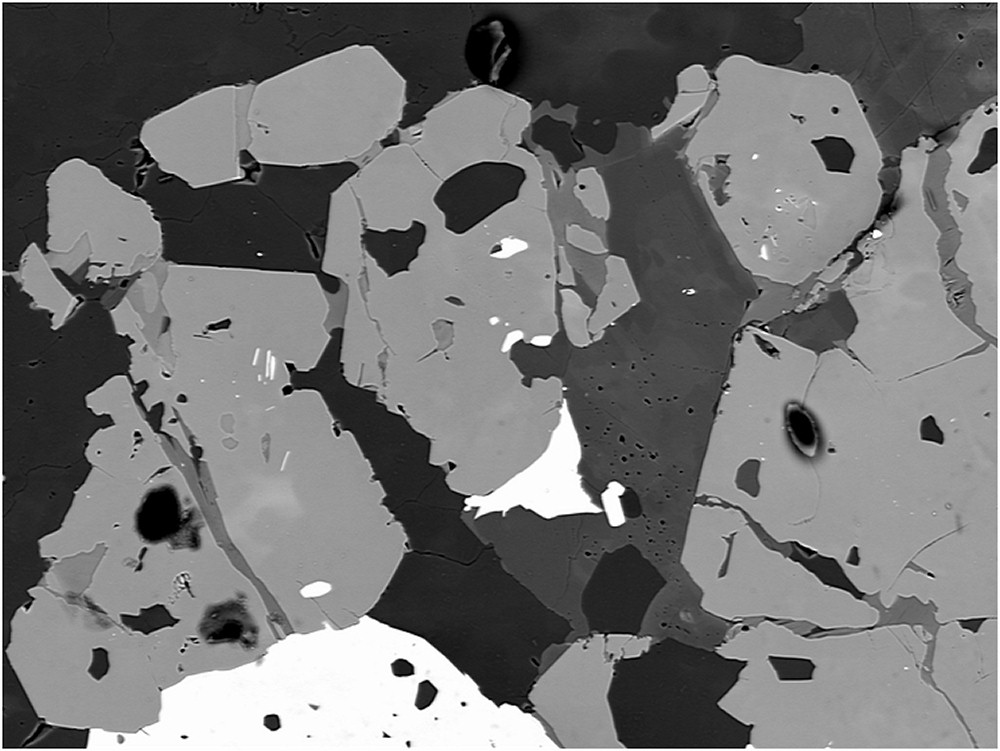
#> input picture CorossionDetection_Computer_Vision/mtb_images/corossion_image_sample/BSE_Image.jpg, 1000 x 751 px, found by its file name
$ python image_segmentation_mtb.py   (older library calls are emulated)
#> lines starting #> are read from the running program, lines starting #| are printed output that depends on the picture
#!/usr/bin/env python


import numpy as np
import cv2
import pandas as pd

img = cv2.imread('BSE_Image.jpg')
#> img is the input picture: shape (751, 1000, 3); min 0, max 255, mean 115.2
img = cv2.cvtColor(img, cv2.COLOR_BGR2GRAY)
#> img: shape (751, 1000)
cv2.imshow('Original Img.', img)
# Here, if you have multichannel image then extract the right channel instead of converting the image to grey.
# For example, if DAPI contains nuclei information, extract the DAPI channel image first.

# Multiple images can be used for training. For that, you need to concatenate the data

# Save original image pixels into a data frame. This is our Feature #1.
img2 = img.reshape(-1)
df = pd.DataFrame()
df['Original Image'] = img2

# Generate Gabor features
num = 1  # To count numbers up in order to give Gabor features a lable in the data frame
kernels = []
for theta in range(2):  # Define number of thetas
    theta = theta / 4. * np.pi
    for sigma in (1, 3):  # Sigma with 1 and 3
        for lamda in np.arange(0, np.pi, np.pi / 4):  # Range of wavelengths
            for gamma in (0.05, 0.5):  # Gamma values of 0.05 and 0.5

                gabor_label = 'Gabor' + str(num)  # Label Gabor columns as Gabor1, Gabor2, etc.
                #                print(gabor_label)
                ksize = 9
                kernel = cv2.getGaborKernel((ksize, ksize), sigma, theta, lamda, gamma, 0, ktype=cv2.CV_32F)
                kernels.append(kernel)
                # Now filter the image and add values to a new column
                fimg = cv2.filter2D(img2, cv2.CV_8UC3, kernel)
                filtered_img = fimg.reshape(-1)
                df[gabor_label] = filtered_img  # Labels columns as Gabor1, Gabor2, etc.
                print(gabor_label, ': theta=', theta, ': sigma=', sigma, ': lamda=', lamda, ': gamma=', gamma)
                num += 1  # Increment for gabor column label
#> after the loop, kernels = 32 items; num = 33

########################################
# Gerate OTHER FEATURES and add them to the data frame

# CANNY EDGE
edges = cv2.Canny(img, 100, 200)  # Image, min and max values
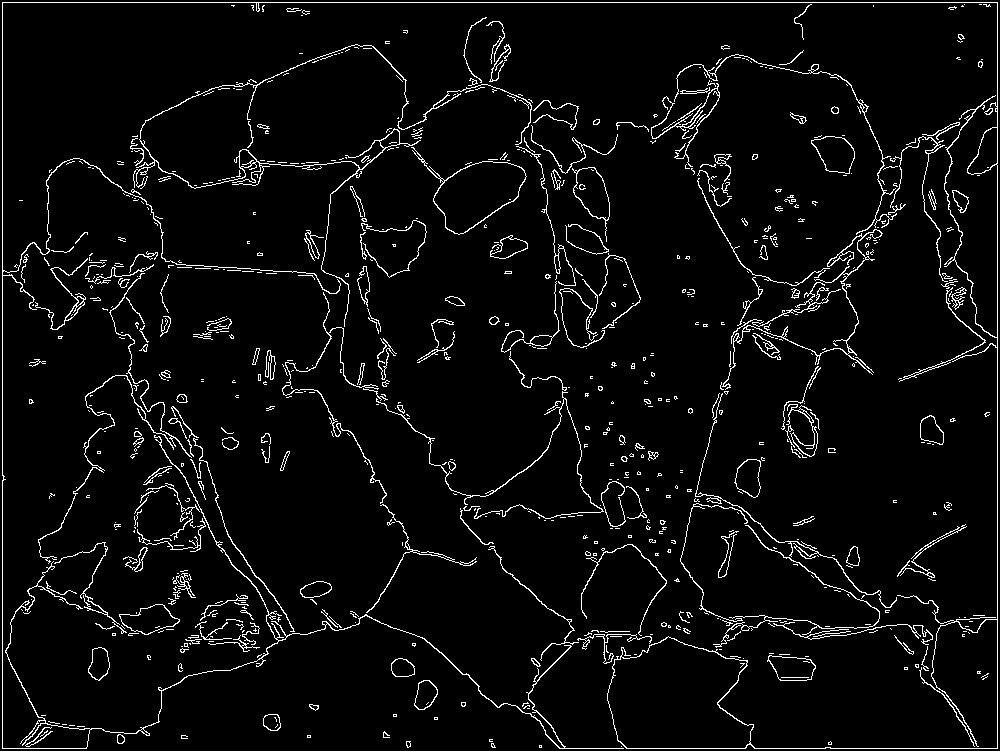
#> edges: shape (751, 1000); 4.5% white in thin lines or dots
edges1 = edges.reshape(-1)
df['Canny Edge'] = edges1  # Add column to original dataframe
from skimage.filters import gabor
from skimage.filters import roberts, sobel, scharr, prewitt

# ROBERTS EDGE
edge_roberts = roberts(img)
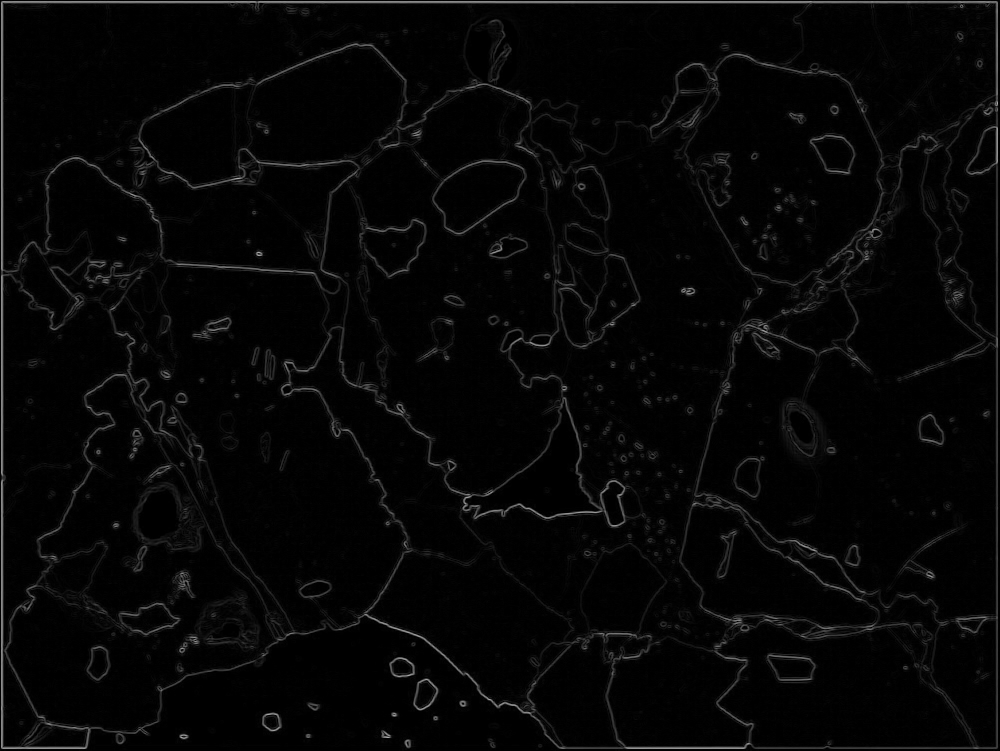
#> edge_roberts: shape (751, 1000) float64; min 0, max 0.682, mean 0.0264
edge_roberts1 = edge_roberts.reshape(-1)
df['Roberts'] = edge_roberts1

# SOBEL
edge_sobel = sobel(img)
edge_sobel1 = edge_sobel.reshape(-1)
df['Sobel'] = edge_sobel1

# SCHARR
edge_scharr = scharr(img)
edge_scharr1 = edge_scharr.reshape(-1)
df['Scharr'] = edge_scharr1

# PREWITT
edge_prewitt = prewitt(img)
edge_prewitt1 = edge_prewitt.reshape(-1)
df['Prewitt'] = edge_prewitt1

# GAUSSIAN with sigma=3
from scipy import ndimage as nd

gaussian_img = nd.gaussian_filter(img, sigma=3)
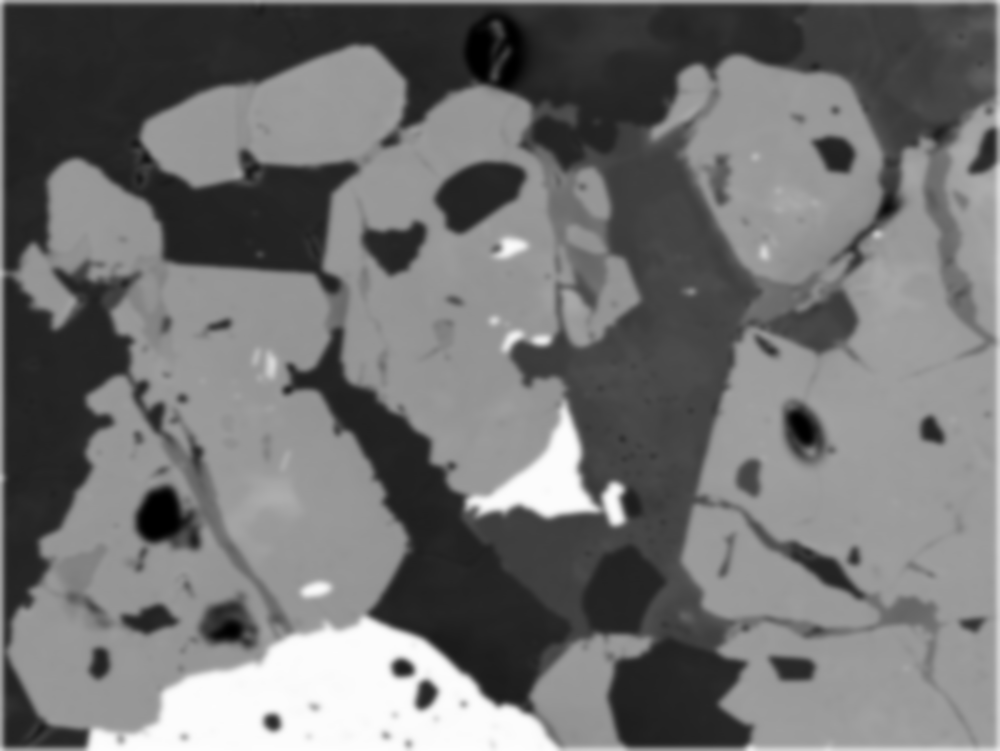
#> gaussian_img: shape (751, 1000); min 0, max 253, mean 114.2
gaussian_img1 = gaussian_img.reshape(-1)
df['Gaussian s3'] = gaussian_img1

# GAUSSIAN with sigma=7
gaussian_img2 = nd.gaussian_filter(img, sigma=7)
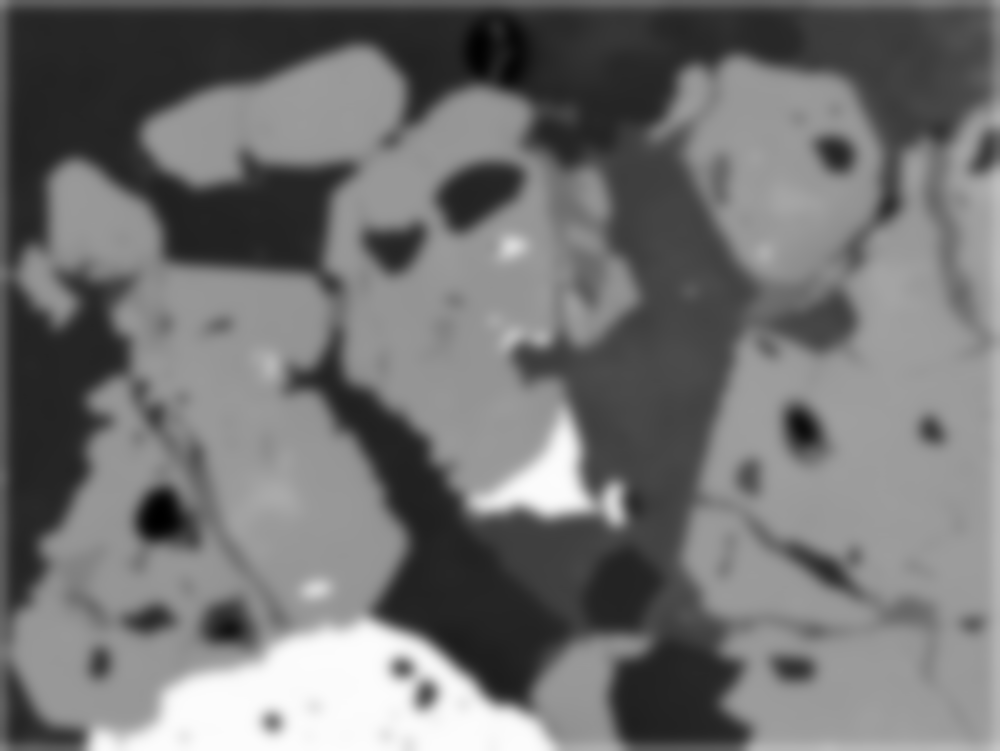
#> gaussian_img2: shape (751, 1000); min 0, max 252, mean 114.2
gaussian_img3 = gaussian_img2.reshape(-1)
df['Gaussian s7'] = gaussian_img3

# MEDIAN with sigma=3
median_img = nd.median_filter(img, size=3)
median_img1 = median_img.reshape(-1)
df['Median s3'] = median_img1

# VARIANCE with size=3
variance_img = nd.generic_filter(img, np.var, size=3)
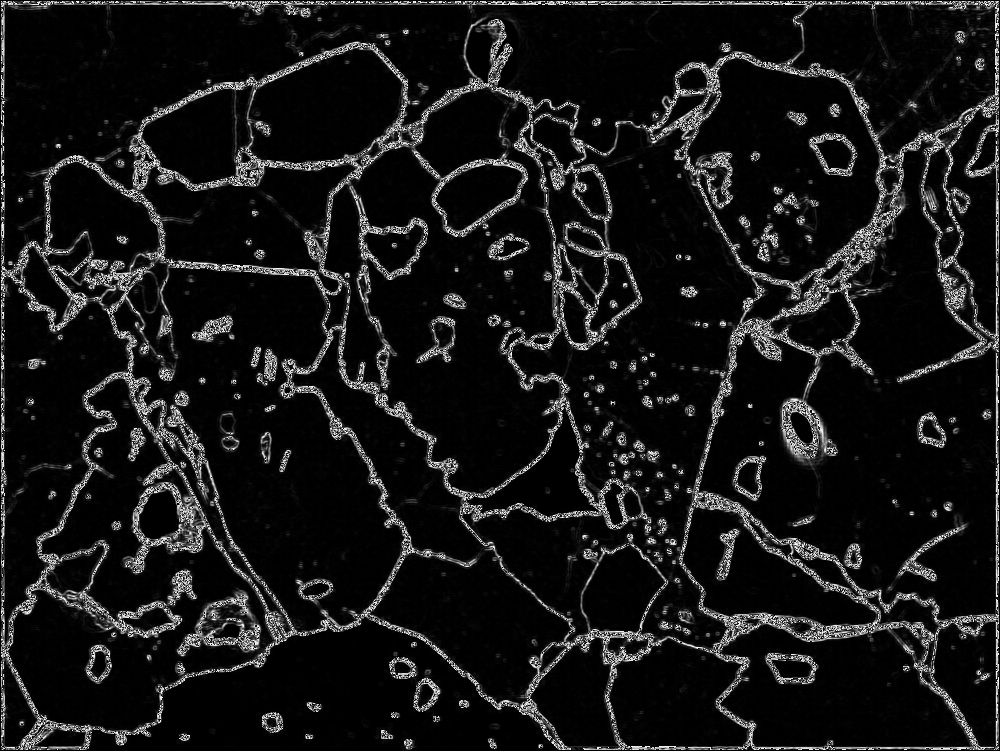
#> variance_img: shape (751, 1000); min 0, max 255, mean 23
variance_img1 = variance_img.reshape(-1)
df['Variance s3'] = variance_img1  # Add column to original dataframe

######################################

# Now, add a column in the data frame for the Labels
# For this, we need to import the labeled image
labeled_img = cv2.imread('images/Train_masks/Sandstone_Versa0000.tif')
# Remember that you can load an image with partial labels
# But, drop the rows with unlabeled data

#> (the run stopped early here; a loop or call above may not have finished)

$ run again, with CorossionDetection_Computer_Vision/mtb_images/corossion_image_sample/1.jpg copied over CorossionDetection_Computer_Vision/mtb_images/corossion_image_sample/BSE_Image.jpg
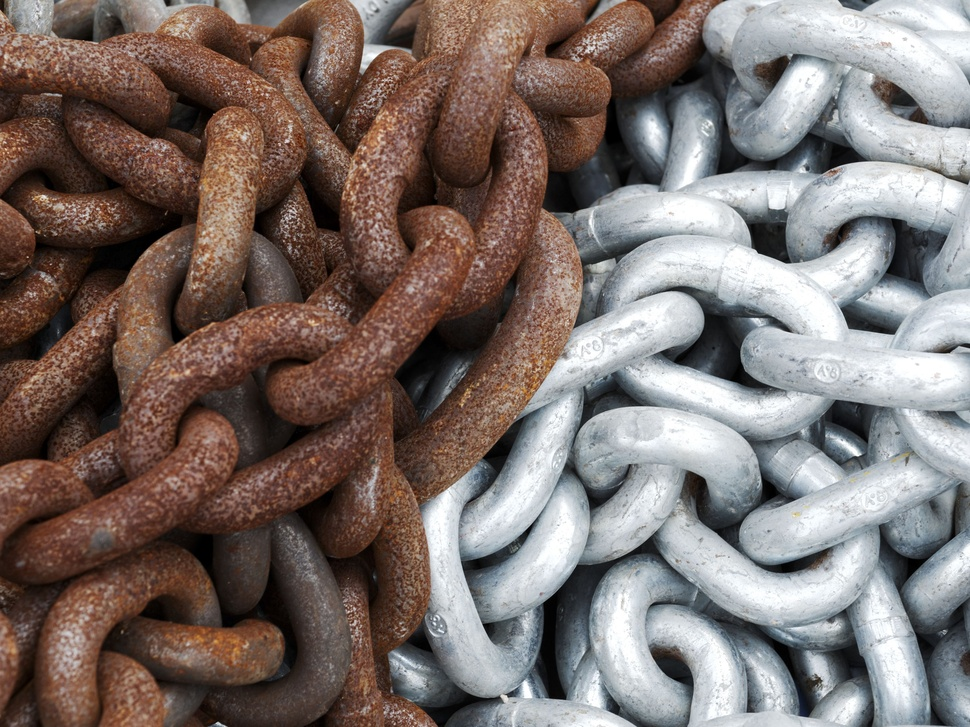
#> input picture CorossionDetection_Computer_Vision/mtb_images/corossion_image_sample/1.jpg, 970 x 727 px, shrunk from 3436 x 2577 before the run, found by its file name
#> img is the input picture: shape (727, 970, 3); mean B, G, R 107.2, 111.6, 123.8
#> img: shape (727, 970)
#> after the loop `for theta in range(2):`: kernels = 32 items; num = 33
#> `edges = cv2.Canny(img, 100, 200)`:
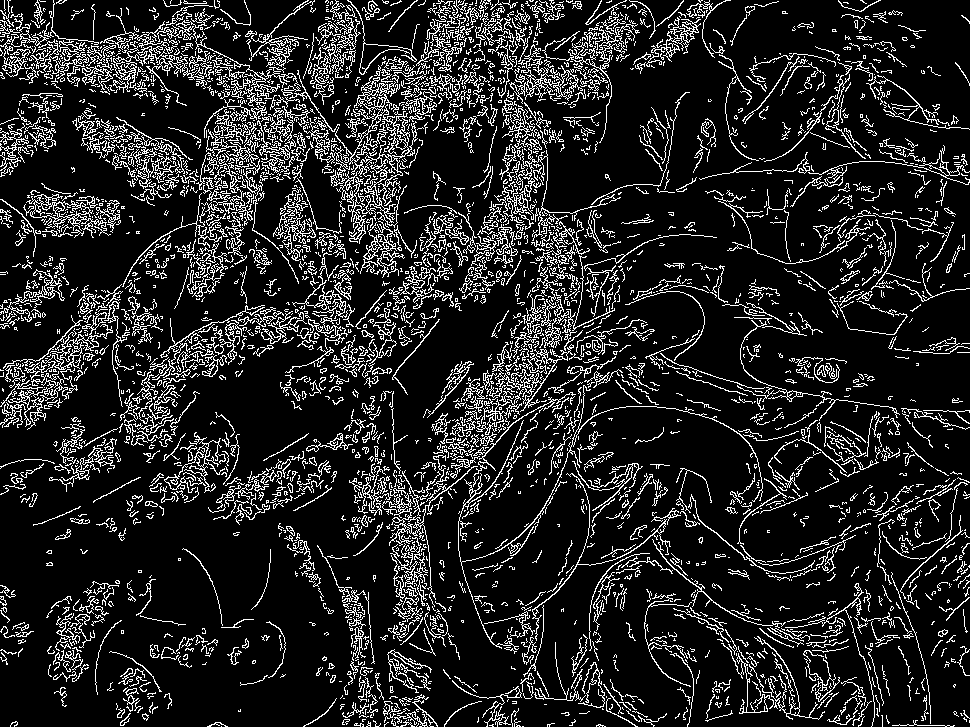
#> edges: shape (727, 970); 14.2% white in thin lines or dots
#> `variance_img = nd.generic_filter(img, np.var, size=3)`:
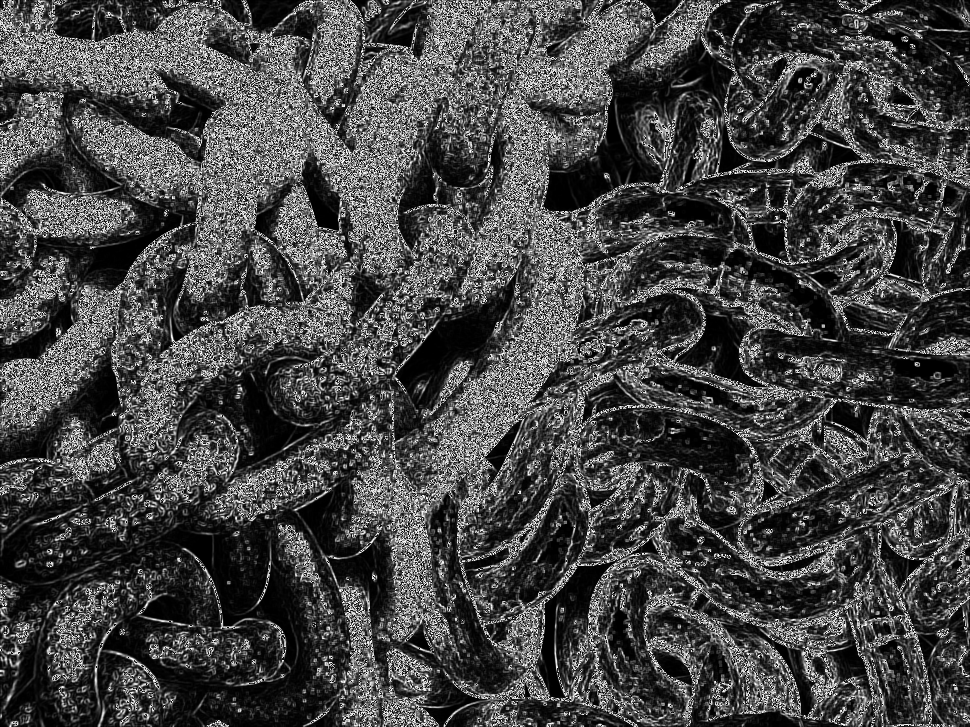
#> variance_img: shape (727, 970); min 0, max 255, mean 69.6

$ run again, with CorossionDetection_Computer_Vision/mtb_images/corossion_image_sample/11.jpg copied over CorossionDetection_Computer_Vision/mtb_images/corossion_image_sample/BSE_Image.jpg
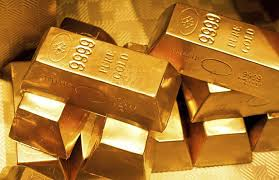
#> input picture CorossionDetection_Computer_Vision/mtb_images/corossion_image_sample/11.jpg, 279 x 180 px, found by its file name
#> img is the input picture: shape (180, 279, 3); mean B, G, R 47, 119.8, 174.2
#> img: shape (180, 279)
#> after the loop `for theta in range(2):`: kernels = 32 items; num = 33
#> `edges = cv2.Canny(img, 100, 200)`:
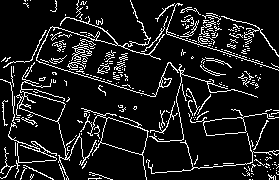
#> edges: shape (180, 279); 11% white in thin lines or dots
#> `variance_img = nd.generic_filter(img, np.var, size=3)`:
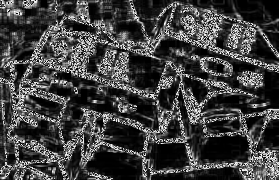
#> variance_img: shape (180, 279); min 0, max 255, mean 64.2
